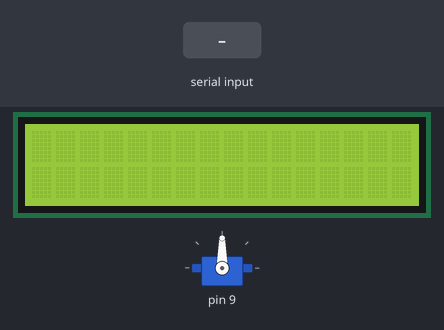
The sketch below on a simulated Arduino Uno, built with avr-gcc and run on an emulated ATmega328P. Shown: 16×2 character LCD, servo. Inputs (shaded band) come from the test bench. What the sketch prints to the serial monitor is not drawn.

Above: at 1.2 s.
1.3 s: "W\n" received over Serial
At 1.4 s:
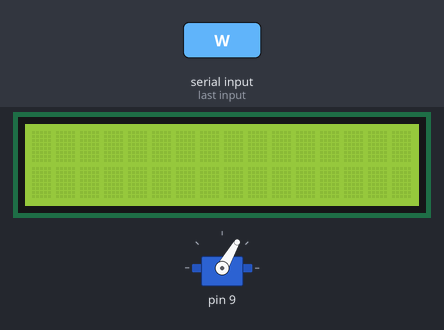
At 2.4 s:
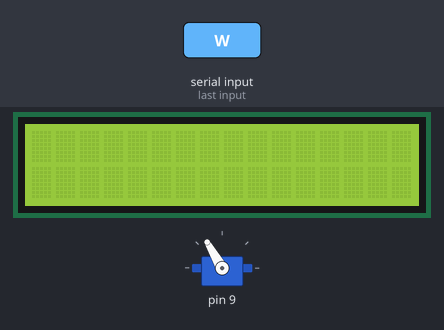
3.8 s: "PING\n" received over Serial
5.3 s: "M\n" received over Serial
Timing chart, 0 to 8.3 s (numbered marks = the images above; inputs shaded):
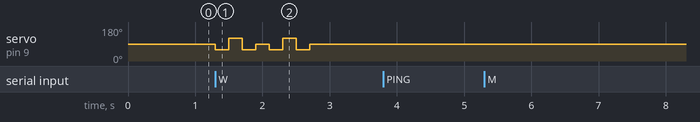

Measured:
- after the input at 1.3 s, servo on pin 9: 90° → 60° at once, → 120° 0.20 s later, → 60° 0.20 s later, → 90° 0.20 s later, … (8 changes in this stretch)
- after the input at 3.8 s, every drawn part: stays the same
- after the input at 5.3 s, every drawn part: stays the same

The sketch:

arduino_control.ino
```cpp
#include <Arduino.h>
#include "lcd_control.h"
#include "servo_control.h"

String inputBuf = "";

void setup() {
  Serial.begin(115200);

  setupLCD(12, 11, 5, 4, 3, 2);
  setupServoControl(9);

  Serial.println("BOOT");
}

void loop() {
  while (Serial.available() > 0) {
    char c = (char)Serial.read();

    if (c == '\n') {
      inputBuf.trim();

      if (inputBuf.length() > 0) {
        char cmd = inputBuf.charAt(0);

        if (cmd == 'W') {
          doWave();
          Serial.println("WAVE_OK");
        } else if (cmd == 'M') {
          String payload = inputBuf.substring(1);
          int sep = payload.indexOf('|');

          String l1 = "";
          String l2 = "";

          if (sep >= 0) {
            l1 = payload.substring(0, sep);
            l2 = payload.substring(sep + 1);
          } else {
            l1 = payload;
          }

          displayMessage(l1, l2);
          Serial.println("MSG_OK");
        } else if (cmd == 'C') {
          clearLCD();
          Serial.println("CLR_OK");
        } else if (inputBuf == "PING") {
          Serial.println("PONG");
        } else {
          Serial.print("ERR:");
          Serial.println(inputBuf);
        }
      }

      inputBuf = "";
    } else if (c != '\r') {
      inputBuf += c;
      if (inputBuf.length() > 128) inputBuf.remove(0, inputBuf.length() - 128);
    }
  }
}
```

servo_control.cpp
```cpp
#include "servo_control.h"
#include <Servo.h>

static Servo s;
static bool attached = false;

void setupServoControl(uint8_t pin) {
  s.attach(pin);
  attached = true;
  s.write(90);
}

void moveServo(uint8_t angle) {
  if (!attached) return;
  if (angle > 180) angle = 180;
  s.write(angle);
}

void doWave() {
  if (!attached) return;
  s.write(60);  delay(200);
  s.write(120); delay(200);
  s.write(60);  delay(200);
  s.write(90);  delay(200);
  s.write(60);  delay(200);
  s.write(120); delay(200);
  s.write(60);  delay(200);
  s.write(90);  delay(200);
}
```

servo_control.h
```cpp
#pragma once
#include <Arduino.h>

void setupServoControl(uint8_t pin);
void doWave();
void moveServo(uint8_t angle);
```

lcd_control.cpp
```cpp
#include "lcd_control.h"
#include <LiquidCrystal.h>

static LiquidCrystal* lcdPtr = nullptr;

void setupLCD(uint8_t rs, uint8_t en, uint8_t d4, uint8_t d5, uint8_t d6, uint8_t d7) {
  static LiquidCrystal lcd(rs, en, d4, d5, d6, d7);
  lcdPtr = &lcd;
  lcdPtr->begin(16, 2);
  lcdPtr->clear();
}

void clearLCD() {
  if (!lcdPtr) return;
  lcdPtr->clear();
}

void displayMessage(const String& l1, const String& l2) {
  if (!lcdPtr) return;
  lcdPtr->clear();
  lcdPtr->setCursor(0, 0);
  lcdPtr->print(l1);
  lcdPtr->setCursor(0, 1);
  lcdPtr->print(l2);
}
```

lcd_control.h
```cpp
#pragma once
#include <Arduino.h>

void setupLCD(uint8_t rs, uint8_t en, uint8_t d4, uint8_t d5, uint8_t d6, uint8_t d7);
void clearLCD();
void displayMessage(const String& l1, const String& l2);
```
